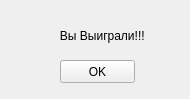
<?xml version="1.0" encoding="UTF-8"?>
<ui version="4.0">
 <class>WinDialog</class>
 <widget class="QWidget" name="WinDialog">
  <property name="geometry">
   <rect>
    <x>0</x>
    <y>0</y>
    <width>190</width>
    <height>99</height>
   </rect>
  </property>
  <property name="windowTitle">
   <string>Form</string>
  </property>
  <widget class="QPushButton" name="pushButton">
   <property name="geometry">
    <rect>
     <x>60</x>
     <y>60</y>
     <width>75</width>
     <height>23</height>
    </rect>
   </property>
   <property name="text">
    <string>OK</string>
   </property>
  </widget>
  <widget class="QLabel" name="label">
   <property name="geometry">
    <rect>
     <x>40</x>
     <y>20</y>
     <width>111</width>
     <height>31</height>
    </rect>
   </property>
   <property name="toolTip">
    <string>&lt;!DOCTYPE HTML PUBLIC &quot;-//W3C//DTD HTML 4.0//EN&quot; &quot;http://www.w3.org/TR/REC-html40/strict.dtd&quot;&gt;
&lt;html&gt;&lt;head&gt;&lt;meta name=&quot;qrichtext&quot; content=&quot;1&quot; /&gt;&lt;style type=&quot;text/css&quot;&gt;
p, li { white-space: pre-wrap; }
&lt;/style&gt;&lt;/head&gt;&lt;body style=&quot; font-family:'MS Shell Dlg 2'; font-size:8.25pt; font-weight:400; font-style:normal;&quot;&gt;
&lt;p align=&quot;center&quot; style=&quot; margin-top:0px; margin-bottom:0px; margin-left:0px; margin-right:0px; -qt-block-indent:0; text-indent:0px;&quot;&gt;&lt;span style=&quot; font-size:16pt; font-weight:600; text-decoration: underline; color:#ff0000;&quot;&gt;Вы Выиграли!!!&lt;/span&gt;&lt;/p&gt;&lt;/body&gt;&lt;/html&gt;</string>
   </property>
   <property name="text">
    <string>      Вы Выиграли!!!</string>
   </property>
  </widget>
 </widget>
 <resources/>
 <connections/>
</ui>
